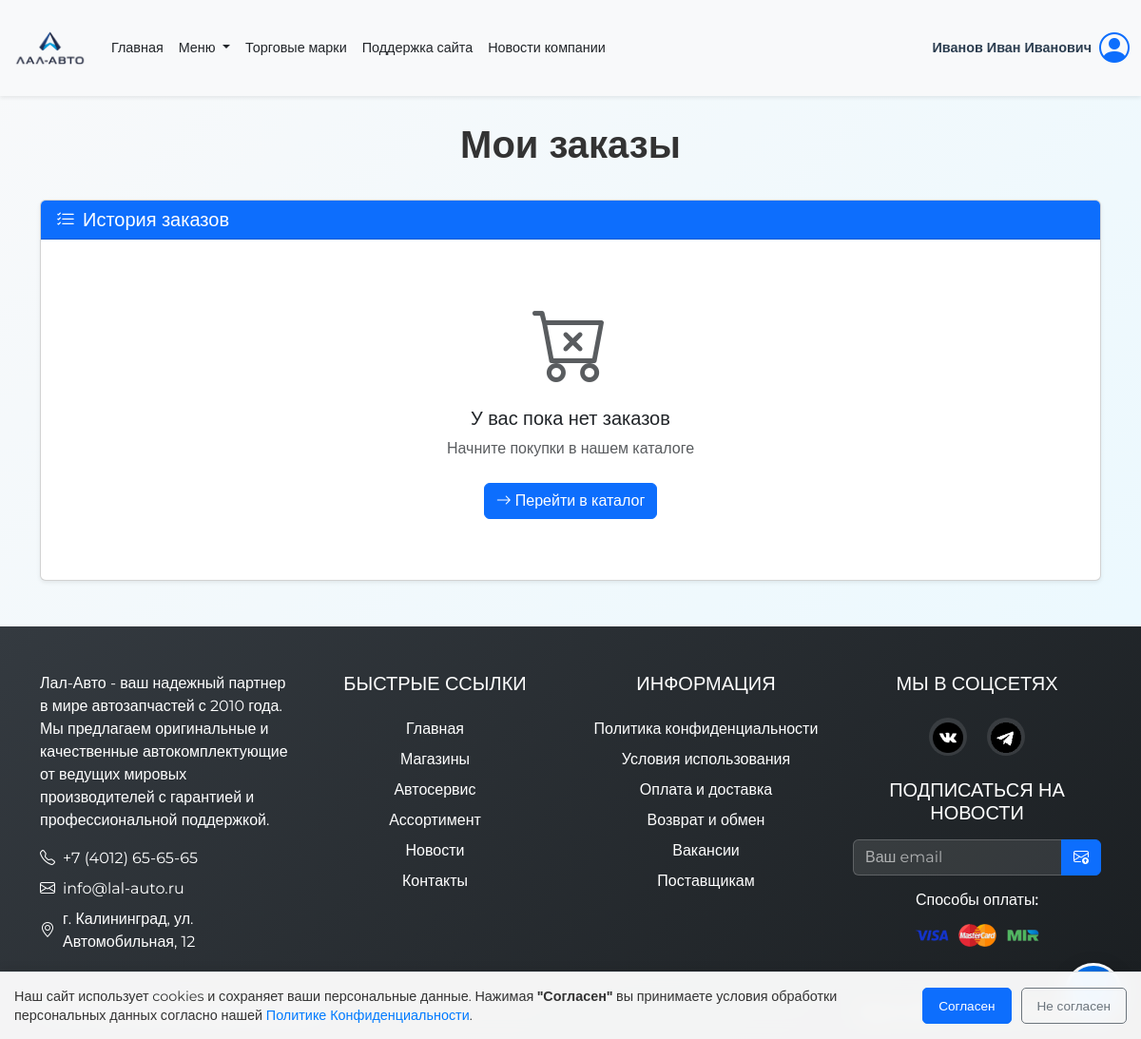
Page /includes/orders.php (signed in) on the earlier database version.
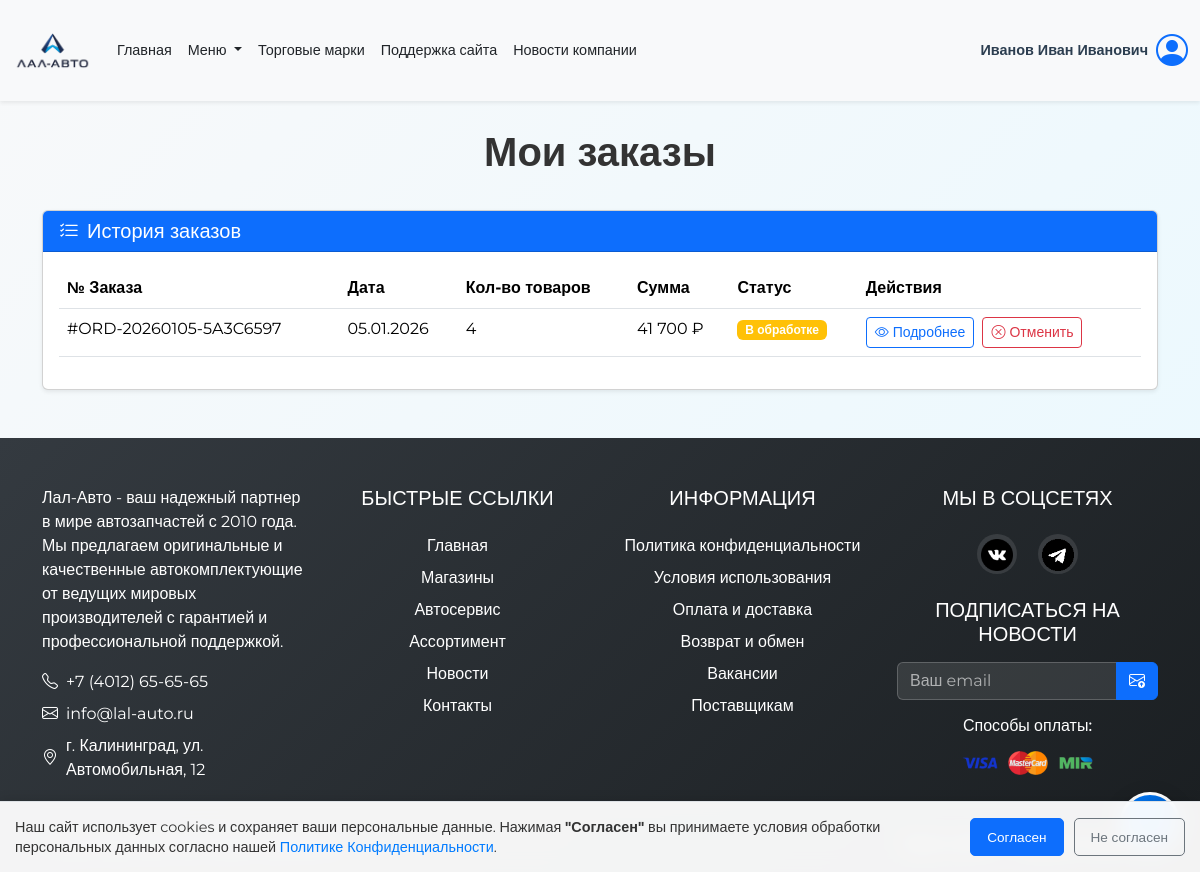
Same page on the later database version.
### tables this page shows
CREATE TABLE `orders` (
  `id` int(11) NOT NULL,
  `order_number` varchar(50) NOT NULL,
  `user_id` int(11) NOT NULL,
  `total_amount` decimal(10,2) NOT NULL,
  `status` enum('pending','processing','completed','cancelled') DEFAULT 'pending',
  `order_date` timestamp NULL DEFAULT CURRENT_TIMESTAMP,
  `shipping_address` text,
  `phone` varchar(20) DEFAULT NULL,
  `notes` text
);

### includes/orders.php (the view, shortened to what the changed rows need)
<?php
require_once("../config/link.php");
$orders = [];
$userId = null;
if (isset($_SESSION['user']))
{
    $username = $_SESSION['user'];
    $sql = "SELECT * FROM users WHERE CONCAT(surname_users, ' ', name_users, ' ', patronymic_users) = ? OR person_users = ?";
    $stmt = $conn->prepare($sql);
    if ($stmt)
    {
        $stmt->bind_param("ss", $username, $username);
        $stmt->execute();
        $result = $stmt->get_result();
        if ($result->num_rows > 0)
        {
            $userData = $result->fetch_assoc();
            $userId = $userData['id_users'] ?? 0;
        }
    }
}
if ($userId)
{
    $orderSql = "SELECT o.id, o.order_number, o.order_date, o.total_amount, o.status, o.shipping_address, o.phone, COUNT(oi.id) as items_count
    FROM orders o
    LEFT JOIN order_items oi ON o.id = oi.order_id
    WHERE o.user_id = ?
    GROUP BY o.id
    ORDER BY o.order_date DESC";
    $orderStmt = $conn->prepare($orderSql);
    if ($orderStmt)
    {
        $orderStmt->bind_param("i", $userId);
        $orderStmt->execute();
        $orderResult = $orderStmt->get_result();
        while ($row = $orderResult->fetch_assoc())
        {
            $orders[] = $row;
        }
    }
}
?>
<!DOCTYPE html>
<html lang="ru">
<head>
    <link rel="stylesheet" href="../css/bootstrap.min.css">
    <link rel="stylesheet" href="https://cdn.jsdelivr.net/npm/bootstrap-icons@1.11.1/font/bootstrap-icons.css">
    <link rel="stylesheet" href="../css/style.css">
    <link rel="stylesheet" href="../css/orders-styles.css">
</head>
<body>
<?php
    require_once("header.php");
?>
<div class="orders-container">
    <div class="container py-5">
        <div class="row">
            <div class="col-12">
                <h1 class="page-title mb-4">Мои заказы</h1>
                <div class="card shadow-sm">
                    <div class="card-body">
                        <?php
                        if (!empty($orders))
                        {
                        ?>
                            <div class="table-responsive">
                                <table class="table table-hover">
                                    <thead>
                                        <tr>
                                            <th>№ Заказа</th>
                                            <th>Дата</th>
                                            <th>Кол-во товаров</th>
                                            <th>Сумма</th>
                                            <th>Статус</th>
                                            <th>Действия</th>
                                        </tr>
                                    </thead>
                                    <tbody>
                                        <?php
                                        foreach ($orders as $order)
                                        {
                                        ?>
                                            <tr>
                                                <td>#<?= htmlspecialchars($order['order_number']) ?></td>
                                                <td><?= date('d.m.Y', strtotime($order['order_date'])) ?></td>
                                                <td><?= $order['items_count'] ?></td>
                                                <td><?= number_format($order['total_amount'], 0, ',', ' ') ?> ₽</td>
                                                <td>
                                                    <?php
                                                    $statusClass = '';
                                                    switch ($order['status']) {
                                                        case 'pending':
                                                            $statusClass = 'warning';
                                                            $statusText = 'В обработке';
                                                            break;
                                                    }
                                                    ?>
                                                    <span class="badge bg-<?= $statusClass ?>"><?= $statusText ?></span>
                                                </td>
                                                <td>
                                                    <button class="btn btn-sm btn-outline-primary view-order-details" data-order-id="<?= $order['id'] ?>">
                                                        <i class="bi bi-eye me-1"></i>Подробнее
                                                    </button>
                                                    <?php
                                                    if ($order['status'] == 'pending' || $order['status'] == 'processing')
                                                    {
                                                    ?>
                                                        <form method="POST" class="d-inline-block ms-1">
                                                            <button type="submit" name="cancel_order" class="btn btn-sm btn-outline-danger"
                                                                    onclick="return confirm('Вы уверены, что хотите отменить заказ?')">
                                                                <i class="bi bi-x-circle me-1"></i>Отменить
                                                            </button>
                                                        </form>
                                                    <?php
                                                    }
                                                    ?>
                                                </td>
                                            </tr>
                                        <?php
                                        }
                                        ?>
                                    </tbody>
                                </table>
                            </div>
                        <?php
                        }
                        else
                        {
                        ?>
                            <div class="text-center py-5">
                                <i class="bi bi-cart-x display-1 text-muted"></i>
                                <h5 class="mt-3">У вас пока нет заказов</h5>
                                <p class="text-muted">Начните покупки в нашем каталоге</p>
                                <a href="assortment.php" class="btn btn-primary mt-2">
                                    <i class="bi bi-arrow-right me-1"></i>Перейти в каталог
                                </a>
                            </div>
                        <?php
                        }
                        ?>
                    </div>
                </div>
            </div>
        </div>
    </div>
</div>
<?php
    require_once("footer.php");
?>
</body>
</html>

Differences in the rows shown:
added orders: order_number "ORD-20260105-5A3C6597", order_date "05.01.2026", items_count "4", total_amount "41 700", status "В обработке"
Other differences:
text no longer shown: "У вас пока нет заказов Начните покупки в нашем каталоге Перейти в каталог"
text now shown: "№ Заказа Дата Кол-во товаров Сумма Статус Действия"
